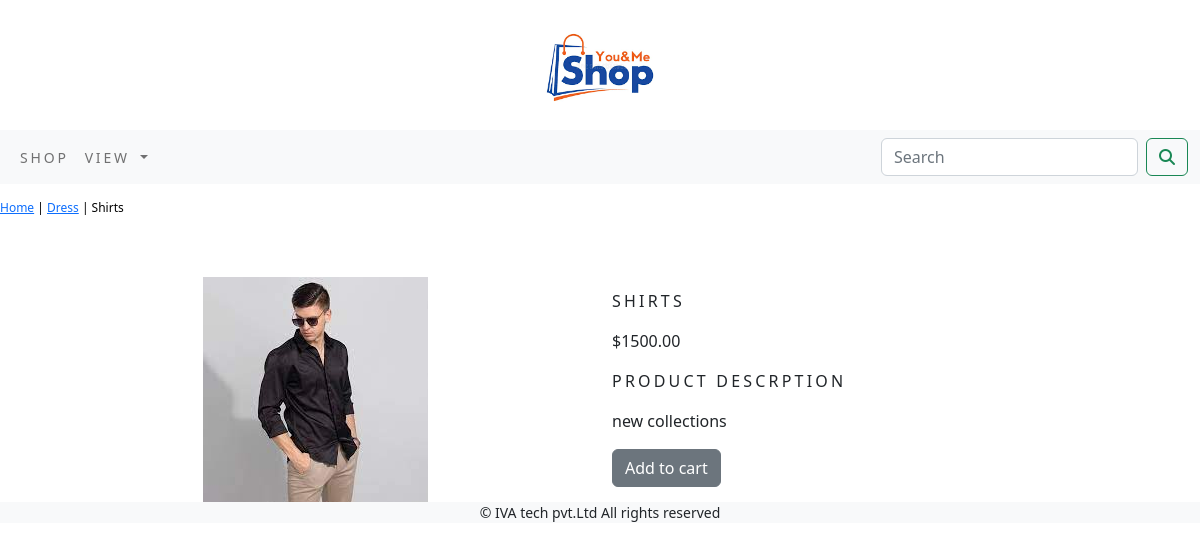
/shop/dress/shirts/, run on the app's committed database.
### shop/models.py (models this page shows, shortened)
class Product(models.Model):
    name = models.CharField(max_length=250,unique=True)
    slug = models.SlugField(max_length=250, unique=True)
    description = models.TextField(blank=True)
    price=models.DecimalField(max_digits=10,decimal_places=2)
    category=models.ForeignKey(Category,on_delete=models.CASCADE)
    image = models.ImageField(upload_to='product', blank=True)
    stock=models.IntegerField()
    available=models.BooleanField(default=True)
    created=models.DateTimeField(auto_now_add=True)
    updated=models.DateTimeField(auto_now=True)
    class Meta:
        ordering=('name',)
        verbose_name='product'
        verbose_name_plural='products'

class Category(models.Model):
    name=models.CharField(max_length=250)
    slug=models.SlugField(max_length=250,unique=True)
    description=models.TextField(blank=True)
    image=models.ImageField(upload_to='category',blank=True)
    class Meta:   ## for storing all the information and ordering items -
        ordering=('name',)
        verbose_name='category'
        verbose_name_plural='categories'
    def get_url(self):
        return reverse('shop:products_by_category',args=[self.slug,])
    def __str__(self):
        return '{}'.format(self.name)

### shop/views.py (the view)
# urls.py: path('<slug:c_slug>/<slug:product_slug>/',views.proDetail,name='prodCatdetail')
def proDetail(request,c_slug,product_slug):
    try:
        product=Product.objects.get(category__slug=c_slug,slug=product_slug)
    except Exception as e:
        raise e
    return render(request,'product.html',{'product':product})

### cart_app/context_processors.py (called while the page is built)
def counter(request):
    item_count=0
    if 'admin' in request.path:
        return {}
    else:
        try:
            cart=Cart.objects.filter(cart_id=_cart_id(request))
            car_items=CartItem.objects.all().filter(cart=cart[:1])
            for cart_item in car_items:
                item_count+=cart_item.quantity
        except Cart.DoesNotExist:
            item_count = 0
    return dict(item_count=item_count)

### cart_app/views.py (called while the page is built)
def _cart_id(request):
   cart=request.session.session_key
   if not cart:
      cart=request.session.create()
   return cart

### shop/context_processors.py (called while the page is built)
def menu_links(request):
    links=Category.objects.all()
    return dict(links=links)

### templates/product.html (shortened to what this page needs)
{% extends 'base.html' %}
{% load static %}
{% block content %}
<div class="row my_prod_row_class">
    <div class="mx_auto">
        <p><a href="{% url 'shop:allProductCat' %}">Home</a> | <a href="{{product.category.get_url}}">{{product.category}}</a> | {{product.name}}</p>
    </div>
</div>
<div class="container">
<br>
<div class="row">
    <div class="col-12 col-sm-12 col-md-12 col-lg-6 text-center">
        <img src="{{product.image.url}}" alt="{{product.name}}">
    </div>
        <div class="col-12 col-sm-12 col-md-12 col-lg-6">
            <div>
            <h1 class="my_prod_title">{{product.name}}</h1>
            <p>${{product.price}}</p>
            <p class="my_title">Product Descrption</p>
            <p class="text-justify my_prod_text">{{product.description}}</p>
            {% if product.stock <= 0 %}
                <p class="text-justify my_prod_text"><b>out of stock</b></p>
            {% else %}
                <a class="btn btn-secondary" href="{% url 'cart_app:add_cart' product.id %}">Add to cart</a>
            {% endif %}
            </div>
        </div>
</div>
    </div>
{% endblock %}

### static/css/custom.css (style rules this page uses)
.my_title { font-size:16px; text-transform:uppercase; letter-spacing: .2em; }
.my_prod_row_class { padding-top :15px; padding-bottom :20px; }
.my_prod_row_class .mx_auto { color:#000; font-size:12px; text-decoration:none; }
.my_prod_title { font-size:16px; text-transform:uppercase; letter-spacing:.2em; padding-top:15px; padding-bottom:10px; }
.my_prod_text { padding-right:20px; }

### data on the page
Product: category "Dress", name "Shirts", image (picture), name "SHIRTS", price "1500.00", description "new collections"
